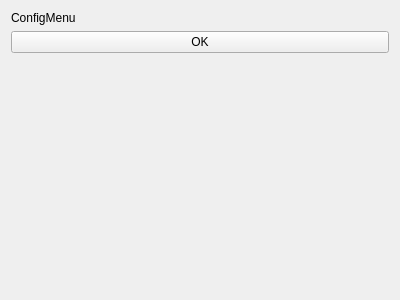
<?xml version="1.0" encoding="UTF-8"?>
<ui version="4.0">
 <class>SWIOTConfigTool</class>
 <widget class="QWidget" name="SWIOTConfigTool">
  <property name="geometry">
   <rect>
    <x>0</x>
    <y>0</y>
    <width>400</width>
    <height>300</height>
   </rect>
  </property>
  <property name="windowTitle">
   <string>Form</string>
  </property>
  <layout class="QVBoxLayout" name="verticalLayout">
   <item>
    <widget class="QLabel" name="label">
     <property name="text">
      <string>ConfigMenu</string>
     </property>
    </widget>
   </item>
   <item>
    <widget class="QPushButton" name="pushButton">
     <property name="text">
      <string>OK</string>
     </property>
    </widget>
   </item>
   <item>
    <spacer name="verticalSpacer">
     <property name="orientation">
      <enum>Qt::Vertical</enum>
     </property>
     <property name="sizeHint" stdset="0">
      <size>
       <width>20</width>
       <height>225</height>
      </size>
     </property>
    </spacer>
   </item>
  </layout>
 </widget>
 <resources/>
 <connections/>
</ui>
